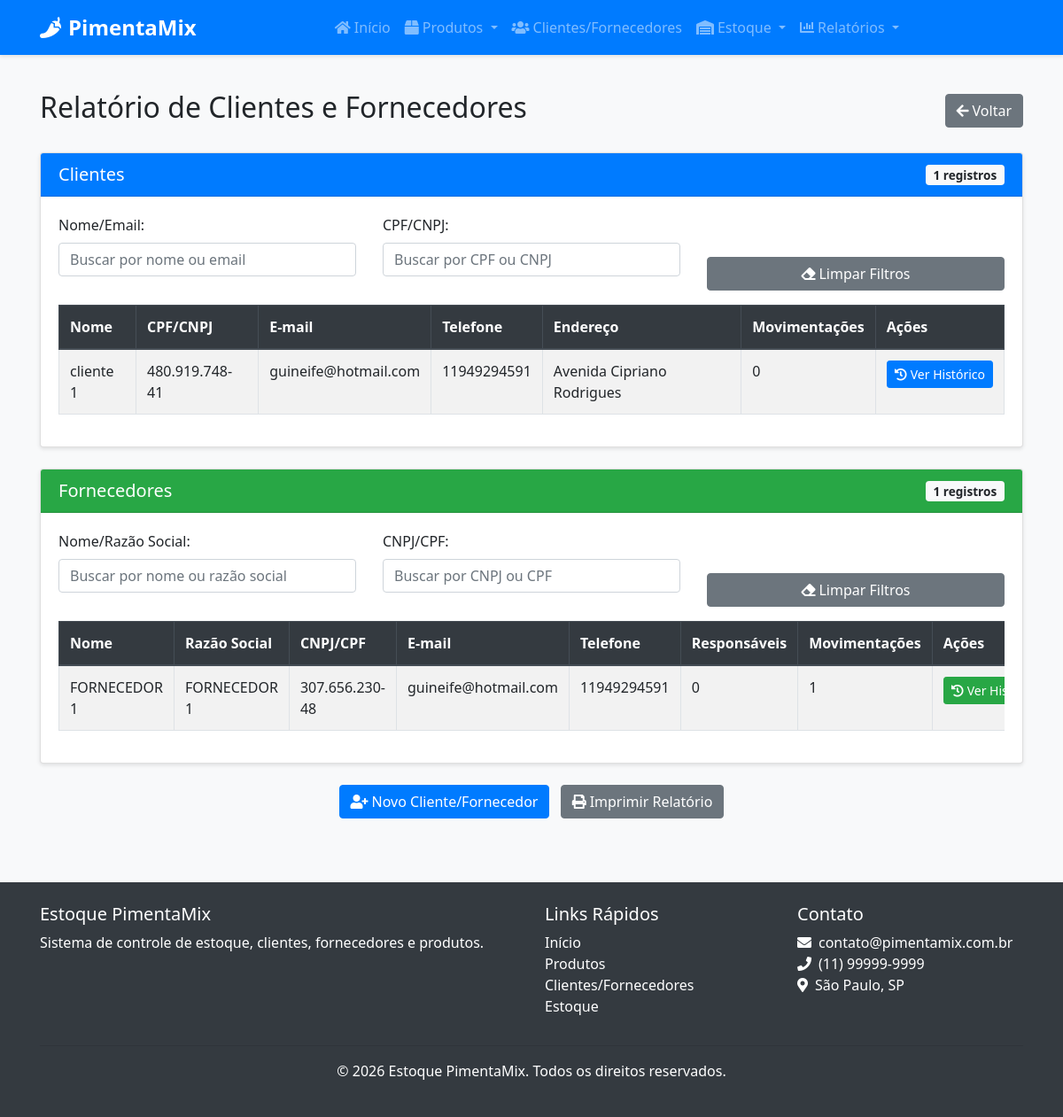
/relatorios/clientes-fornecedores, run on an earlier commit of the app's database.
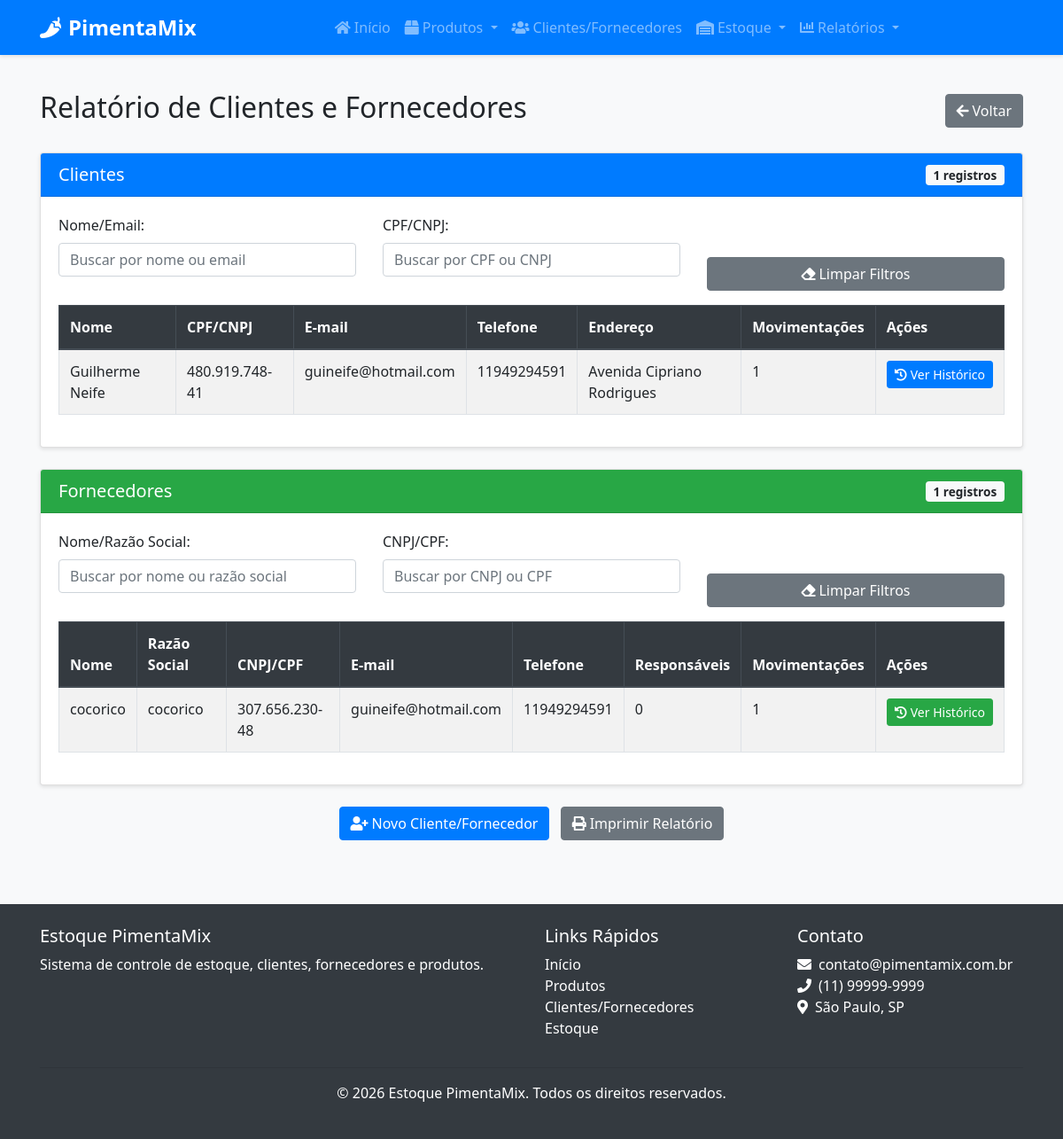
And on a later commit of the database.
### src/models/cliente_fornecedor.py (models this page shows, shortened)
class ClienteFornecedor(db.Model):
    __tablename__ = 'cliente_fornecedor'
    id = db.Column(db.Integer, primary_key=True)
    nome = db.Column(db.String(100), nullable=False)
    razao_social = db.Column(db.String(100), nullable=True)
    nome_fantasia = db.Column(db.String(100), nullable=True)
    cpf_cnpj = db.Column(db.String(20), nullable=True, unique=True)
    email = db.Column(db.String(100), nullable=False)
    telefone = db.Column(db.String(20), nullable=False)
    endereco = db.Column(db.Text, nullable=True)
    observacoes = db.Column(db.Text, nullable=True)
    eh_cliente = db.Column(db.Boolean, default=False)
    eh_fornecedor = db.Column(db.Boolean, default=False)
    data_cadastro = db.Column(db.DateTime, default=datetime.utcnow)
    responsaveis = db.relationship('Responsavel', backref='cliente_fornecedor', lazy=True, cascade="all, delete-orphan")
    contatos = db.relationship('Contato', backref='cliente_fornecedor', lazy=True, cascade="all, delete-orphan")
    produtos_fornecidos = db.relationship('Produto', backref='fornecedor', lazy=True)
    entradas_estoque = db.relationship('EntradaEstoque', backref='fornecedor', lazy=True)
    saidas_estoque = db.relationship('SaidaEstoque', backref='cliente', lazy=True)

### src/routes/relatorio.py (the view)
@relatorio_bp.route('/clientes-fornecedores')
def clientes_fornecedores():
    clientes = ClienteFornecedor.query.filter_by(eh_cliente=True).all()
    fornecedores = ClienteFornecedor.query.filter_by(eh_fornecedor=True).all()
    for cliente in clientes:
        cliente.total_saidas = SaidaEstoque.query.filter_by(cliente_id=cliente.id).count()
    for fornecedor in fornecedores:
        fornecedor.total_entradas = EntradaEstoque.query.filter_by(fornecedor_id=fornecedor.id).count()
        fornecedor.total_responsaveis = len(fornecedor.responsaveis)
    return render_template('relatorio/clientes_fornecedores.html',
                          clientes=clientes,
                          fornecedores=fornecedores)

### src/templates/relatorio/clientes_fornecedores.html (shortened to what the changed rows need)
{% extends "base.html" %}
{% block content %}
<div class="container">
    <div class="d-flex justify-content-between align-items-center mb-4">
        <h2>Relatório de Clientes e Fornecedores</h2>
    </div>
    <div class="card mb-4">
        <div class="card-body">
            {% if clientes %}
                <div class="table-container">
                    <table class="table table-striped table-bordered" id="tabela-clientes">
                        <thead class="thead-dark">
                            <tr>
                                <th>Nome</th>
                                <th>CPF/CNPJ</th>
                                <th>E-mail</th>
                                <th>Telefone</th>
                                <th>Endereço</th>
                                <th>Movimentações</th>
                                <th>Ações</th>
                            </tr>
                        </thead>
                        <tbody>
                            {% for cliente in clientes %}
                                <tr data-nome="{{ cliente.nome }}" data-email="{{ cliente.email }}" data-cpf-cnpj="{{ cliente.cpf_cnpj }}">
                                    <td>{{ cliente.nome }}</td>
                                    <td>{{ cliente.cpf_cnpj }}</td>
                                    <td>{{ cliente.email }}</td>
                                    <td>{{ cliente.telefone }}</td>
                                    <td>{{ cliente.endereco or '-' }}</td>
                                    <td>{{ cliente.total_saidas }}</td>
                                    <td>
                                        <a href="{{ url_for('relatorio.cliente_fornecedor_movimentacoes', id=cliente.id) }}" class="btn btn-sm btn-primary btn-ver-historico">
                                            <i class="fas fa-history mr-1"></i>Ver Histórico
                                        </a>
                                    </td>
                                </tr>
                            {% endfor %}
                        </tbody>
                    </table>
                </div>
            {% else %}
                <div class="alert alert-info">
                    Nenhum cliente cadastrado.
                </div>
            {% endif %}
        </div>
    </div>
    <div class="card">
        <div class="card-body">
            {% if fornecedores %}
                <div class="table-container">
                    <table class="table table-striped table-bordered" id="tabela-fornecedores">
                        <thead class="thead-dark">
                            <tr>
                                <th>Nome</th>
                                <th>Razão Social</th>
                                <th>CNPJ/CPF</th>
                                <th>E-mail</th>
                                <th>Telefone</th>
                                <th>Responsáveis</th>
                                <th>Movimentações</th>
                                <th>Ações</th>
                            </tr>
                        </thead>
                        <tbody>
                            {% for fornecedor in fornecedores %}
                                <tr data-nome="{{ fornecedor.nome }}" data-razao="{{ fornecedor.razao_social or '' }}" data-cpf-cnpj="{{ fornecedor.cpf_cnpj }}">
                                    <td>{{ fornecedor.nome }}</td>
                                    <td>{{ fornecedor.razao_social or '-' }}</td>
                                    <td>{{ fornecedor.cpf_cnpj }}</td>
                                    <td>{{ fornecedor.email }}</td>
                                    <td>{{ fornecedor.telefone }}</td>
                                    <td>{{ fornecedor.total_responsaveis }}</td>
                                    <td>{{ fornecedor.total_entradas }}</td>
                                    <td>
                                        <a href="{{ url_for('relatorio.cliente_fornecedor_movimentacoes', id=fornecedor.id) }}" class="btn btn-sm btn-success btn-ver-historico">
                                            <i class="fas fa-history mr-1"></i>Ver Histórico
                                        </a>
                                    </td>
                                </tr>
                            {% endfor %}
                        </tbody>
                    </table>
                </div>
            {% else %}
                <div class="alert alert-info">
                    Nenhum fornecedor cadastrado.
                </div>
            {% endif %}
        </div>
    </div>
</div>
{% endblock %}

What changed in the data, as far as the page shows it:
changed ClienteFornecedor "Avenida Cipriano Rodrigues": nome "cliente 1" → "Guilherme Neife"; total_saidas "0" → "1"
changed ClienteFornecedor: nome "FORNECEDOR 1" → "cocorico"; razao_social "FORNECEDOR 1" → "cocorico"; nome "Ver…" → "Ver Histórico"
